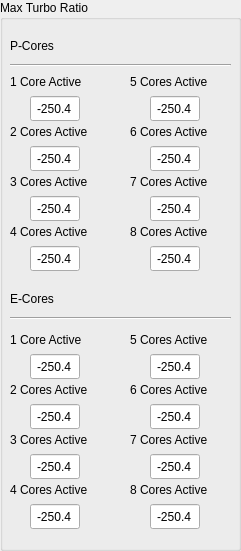
   <widget class="QGroupBox" name="groupBox_4">
    <property name="geometry">
     <rect>
      <x>690</x>
      <y>14</y>
      <width>241</width>
      <height>551</height>
     </rect>
    </property>
    <property name="title">
     <string>Max Turbo Ratio</string>
    </property>
    <widget class="QLabel" name="offsetLbl_6">
     <property name="geometry">
      <rect>
       <x>10</x>
       <y>73</y>
       <width>111</width>
       <height>17</height>
      </rect>
     </property>
     <property name="text">
      <string>1 Core Active</string>
     </property>
    </widget>
    <widget class="QLineEdit" name="pCoreEdit_1">
     <property name="geometry">
      <rect>
       <x>30</x>
       <y>96</y>
       <width>50</width>
       <height>25</height>
      </rect>
     </property>
     <property name="text">
      <string>-250.4</string>
     </property>
     <property name="alignment">
      <set>Qt::AlignmentFlag::AlignCenter</set>
     </property>
    </widget>
    <widget class="QLineEdit" name="pCoreEdit_2">
     <property name="geometry">
      <rect>
       <x>30</x>
       <y>146</y>
       <width>50</width>
       <height>25</height>
      </rect>
     </property>
     <property name="text">
      <string>-250.4</string>
     </property>
     <property name="alignment">
      <set>Qt::AlignmentFlag::AlignCenter</set>
     </property>
    </widget>
    <widget class="QLabel" name="offsetLbl_7">
     <property name="geometry">
      <rect>
       <x>10</x>
       <y>123</y>
       <width>111</width>
       <height>17</height>
      </rect>
     </property>
     <property name="text">
      <string>2 Cores Active</string>
     </property>
    </widget>
    <widget class="QLabel" name="offsetLbl_8">
     <property name="geometry">
      <rect>
       <x>10</x>
       <y>173</y>
       <width>111</width>
       <height>17</height>
      </rect>
     </property>
     <property name="text">
      <string>3 Cores Active</string>
     </property>
    </widget>
    <widget class="QLineEdit" name="pCoreEdit_3">
     <property name="geometry">
      <rect>
       <x>30</x>
       <y>196</y>
       <width>50</width>
       <height>25</height>
      </rect>
     </property>
     <property name="text">
      <string>-250.4</string>
     </property>
     <property name="alignment">
      <set>Qt::AlignmentFlag::AlignCenter</set>
     </property>
    </widget>
    <widget class="QLabel" name="offsetLbl_9">
     <property name="geometry">
      <rect>
       <x>10</x>
       <y>223</y>
       <width>111</width>
       <height>17</height>
      </rect>
     </property>
     <property name="text">
      <string>4 Cores Active</string>
     </property>
    </widget>
    <widget class="QLineEdit" name="pCoreEdit_4">
     <property name="geometry">
      <rect>
       <x>30</x>
       <y>246</y>
       <width>50</width>
       <height>25</height>
      </rect>
     </property>
     <property name="text">
      <string>-250.4</string>
     </property>
     <property name="alignment">
      <set>Qt::AlignmentFlag::AlignCenter</set>
     </property>
    </widget>
    <widget class="QLabel" name="offsetLbl_10">
     <property name="geometry">
      <rect>
       <x>130</x>
       <y>73</y>
       <width>111</width>
       <height>17</height>
      </rect>
     </property>
     <property name="text">
      <string>5 Cores Active</string>
     </property>
    </widget>
    <widget class="QLineEdit" name="pCoreEdit_5">
     <property name="geometry">
      <rect>
       <x>150</x>
       <y>96</y>
       <width>50</width>
       <height>25</height>
      </rect>
     </property>
     <property name="text">
      <string>-250.4</string>
     </property>
     <property name="alignment">
      <set>Qt::AlignmentFlag::AlignCenter</set>
     </property>
    </widget>
    <widget class="QLabel" name="offsetLbl_11">
     <property name="geometry">
      <rect>
       <x>130</x>
       <y>123</y>
       <width>111</width>
       <height>17</height>
      </rect>
     </property>
     <property name="text">
      <string>6 Cores Active</string>
     </property>
    </widget>
    <widget class="QLineEdit" name="pCoreEdit_6">
     <property name="geometry">
      <rect>
       <x>150</x>
       <y>146</y>
       <width>50</width>
       <height>25</height>
      </rect>
     </property>
     <property name="text">
      <string>-250.4</string>
     </property>
     <property name="alignment">
      <set>Qt::AlignmentFlag::AlignCenter</set>
     </property>
    </widget>
    <widget class="QLabel" name="offsetLbl_12">
     <property name="geometry">
      <rect>
       <x>130</x>
       <y>173</y>
       <width>111</width>
       <height>17</height>
      </rect>
     </property>
     <property name="text">
      <string>7 Cores Active</string>
     </property>
    </widget>
    <widget class="QLineEdit" name="pCoreEdit_7">
     <property name="geometry">
      <rect>
       <x>150</x>
       <y>196</y>
       <width>50</width>
       <height>25</height>
      </rect>
     </property>
     <property name="text">
      <string>-250.4</string>
     </property>
     <property name="alignment">
      <set>Qt::AlignmentFlag::AlignCenter</set>
     </property>
    </widget>
    <widget class="QLabel" name="offsetLbl_13">
     <property name="geometry">
      <rect>
       <x>130</x>
       <y>223</y>
       <width>111</width>
       <height>17</height>
      </rect>
     </property>
     <property name="text">
      <string>8 Cores Active</string>
     </property>
    </widget>
    <widget class="QLineEdit" name="pCoreEdit_8">
     <property name="geometry">
      <rect>
       <x>150</x>
       <y>246</y>
       <width>50</width>
       <height>25</height>
      </rect>
     </property>
     <property name="text">
      <string>-250.4</string>
     </property>
     <property name="alignment">
      <set>Qt::AlignmentFlag::AlignCenter</set>
     </property>
    </widget>
    <widget class="QLabel" name="offsetLbl_14">
     <property name="geometry">
      <rect>
       <x>10</x>
       <y>37</y>
       <width>111</width>
       <height>17</height>
      </rect>
     </property>
     <property name="text">
      <string>P-Cores</string>
     </property>
    </widget>
    <widget class="Line" name="line">
     <property name="geometry">
      <rect>
       <x>10</x>
       <y>57</y>
       <width>221</width>
       <height>16</height>
      </rect>
     </property>
     <property name="orientation">
      <enum>Qt::Orientation::Horizontal</enum>
     </property>
    </widget>
    <widget class="QLabel" name="offsetLbl_15">
     <property name="geometry">
      <rect>
       <x>10</x>
       <y>290</y>
       <width>111</width>
       <height>17</height>
      </rect>
     </property>
     <property name="text">
      <string>E-Cores</string>
     </property>
    </widget>
    <widget class="Line" name="line_2">
     <property name="geometry">
      <rect>
       <x>10</x>
       <y>310</y>
       <width>221</width>
       <height>16</height>
      </rect>
     </property>
     <property name="orientation">
      <enum>Qt::Orientation::Horizontal</enum>
     </property>
    </widget>
    <widget class="QLabel" name="offsetLbl_16">
     <property name="geometry">
      <rect>
       <x>130</x>
       <y>481</y>
       <width>111</width>
       <height>17</height>
      </rect>
     </property>
     <property name="text">
      <string>8 Cores Active</string>
     </property>
    </widget>
    <widget class="QLineEdit" name="eCoreEdit_5">
     <property name="geometry">
      <rect>
       <x>150</x>
       <y>354</y>
       <width>50</width>
       <height>25</height>
      </rect>
     </property>
     <property name="text">
      <string>-250.4</string>
     </property>
     <property name="alignment">
      <set>Qt::AlignmentFlag::AlignCenter</set>
     </property>
    </widget>
    <widget class="QLineEdit" name="eCoreEdit_1">
     <property name="geometry">
      <rect>
       <x>30</x>
       <y>354</y>
       <width>50</width>
       <height>25</height>
      </rect>
     </property>
     <property name="text">
      <string>-250.4</string>
     </property>
     <property name="alignment">
      <set>Qt::AlignmentFlag::AlignCenter</set>
     </property>
    </widget>
    <widget class="QLineEdit" name="eCoreEdit_7">
     <property name="geometry">
      <rect>
       <x>150</x>
       <y>454</y>
       <width>50</width>
       <height>25</height>
      </rect>
     </property>
     <property name="text">
      <string>-250.4</string>
     </property>
     <property name="alignment">
      <set>Qt::AlignmentFlag::AlignCenter</set>
     </property>
    </widget>
    <widget class="QLabel" name="offsetLbl_17">
     <property name="geometry">
      <rect>
       <x>130</x>
       <y>431</y>
       <width>111</width>
       <height>17</height>
      </rect>
     </property>
     <property name="text">
      <string>7 Cores Active</string>
     </property>
    </widget>
    <widget class="QLineEdit" name="eCoreEdit_8">
     <property name="geometry">
      <rect>
       <x>150</x>
       <y>504</y>
       <width>50</width>
       <height>25</height>
      </rect>
     </property>
     <property name="text">
      <string>-250.4</string>
     </property>
     <property name="alignment">
      <set>Qt::AlignmentFlag::AlignCenter</set>
     </property>
    </widget>
    <widget class="QLabel" name="offsetLbl_18">
     <property name="geometry">
      <rect>
       <x>10</x>
       <y>381</y>
       <width>111</width>
       <height>17</height>
      </rect>
     </property>
     <property name="text">
      <string>2 Cores Active</string>
     </property>
    </widget>
    <widget class="QLabel" name="offsetLbl_19">
     <property name="geometry">
      <rect>
       <x>130</x>
       <y>381</y>
       <width>111</width>
       <height>17</height>
      </rect>
     </property>
     <property name="text">
      <string>6 Cores Active</string>
     </property>
    </widget>
    <widget class="QLabel" name="offsetLbl_20">
     <property name="geometry">
      <rect>
       <x>10</x>
       <y>331</y>
       <width>111</width>
       <height>17</height>
      </rect>
     </property>
     <property name="text">
      <string>1 Core Active</string>
     </property>
    </widget>
    <widget class="QLabel" name="offsetLbl_21">
     <property name="geometry">
      <rect>
       <x>10</x>
       <y>481</y>
       <width>111</width>
       <height>17</height>
      </rect>
     </property>
     <property name="text">
      <string>4 Cores Active</string>
     </property>
    </widget>
    <widget class="QLineEdit" name="eCoreEdit_4">
     <property name="geometry">
      <rect>
       <x>30</x>
       <y>504</y>
       <width>50</width>
       <height>25</height>
      </rect>
     </property>
     <property name="text">
      <string>-250.4</string>
     </property>
     <property name="alignment">
      <set>Qt::AlignmentFlag::AlignCenter</set>
     </property>
    </widget>
    <widget class="QLineEdit" name="eCoreEdit_2">
     <property name="geometry">
      <rect>
       <x>30</x>
       <y>404</y>
       <width>50</width>
       <height>25</height>
      </rect>
     </property>
     <property name="text">
      <string>-250.4</string>
     </property>
     <property name="alignment">
      <set>Qt::AlignmentFlag::AlignCenter</set>
     </property>
    </widget>
    <widget class="QLabel" name="offsetLbl_22">
     <property name="geometry">
      <rect>
       <x>10</x>
       <y>431</y>
       <width>111</width>
       <height>17</height>
      </rect>
     </property>
     <property name="text">
      <string>3 Cores Active</string>
     </property>
    </widget>
    <widget class="QLabel" name="offsetLbl_23">
     <property name="geometry">
      <rect>
       <x>130</x>
       <y>331</y>
       <width>111</width>
       <height>17</height>
      </rect>
     </property>
     <property name="text">
      <string>5 Cores Active</string>
     </property>
    </widget>
    <widget class="QLineEdit" name="eCoreEdit_6">
     <property name="geometry">
      <rect>
       <x>150</x>
       <y>404</y>
       <width>50</width>
       <height>25</height>
      </rect>
     </property>
     <property name="text">
      <string>-250.4</string>
     </property>
     <property name="alignment">
      <set>Qt::AlignmentFlag::AlignCenter</set>
     </property>
    </widget>
    <widget class="QLineEdit" name="eCoreEdit_3">
     <property name="geometry">
      <rect>
       <x>30</x>
       <y>454</y>
       <width>50</width>
       <height>25</height>
      </rect>
     </property>
     <property name="text">
      <string>-250.4</string>
     </property>
     <property name="alignment">
      <set>Qt::AlignmentFlag::AlignCenter</set>
     </property>
    </widget>
   </widget>
